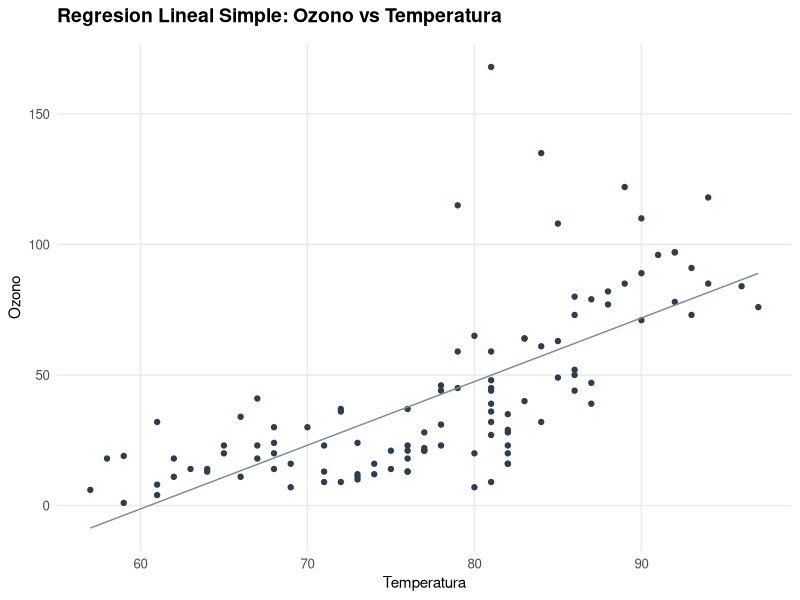
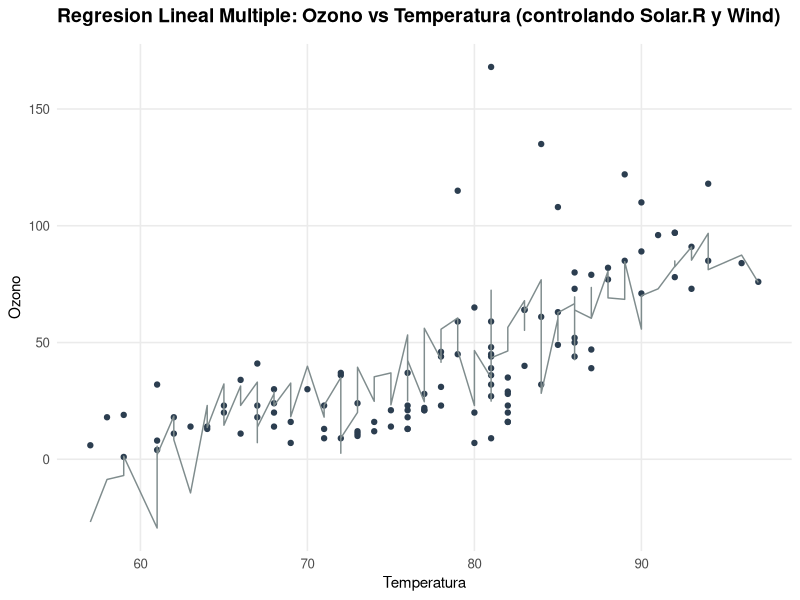
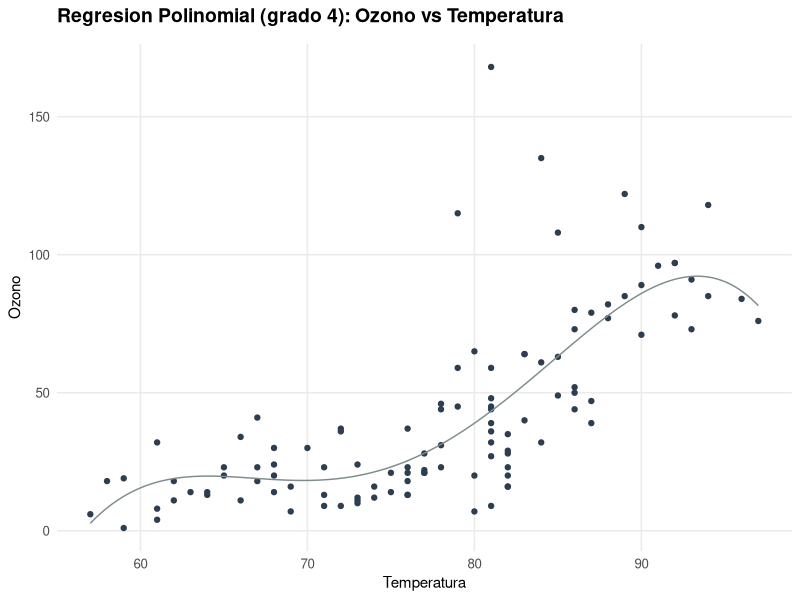

These charts were generated, in order, by the following R code:
# ============================================================================
# P12.R - Figuras de Regresion sobre el dataset airquality
# Refactorizado: modularizacion de graficos, eliminacion de install.packages(),
# paleta de colores neutra y titulos distintivos por modelo.
# ============================================================================

library(ggplot2)

# ----------------------------------------------------------------------------
# Carga y preparacion del dataset
# ----------------------------------------------------------------------------
data(airquality)

aircomplete <- airquality[complete.cases(airquality), ]

cat("=== Analisis de Regresion - Dataset Airquality ===\n", sep = "")
cat("Dimensiones del dataset (sin valores faltantes):", dim(aircomplete), "\n\n")
print(summary(aircomplete))

# ----------------------------------------------------------------------------
# Modelos de regresion
# ----------------------------------------------------------------------------
modelo_ozone <- lm(Ozone ~ ., data = aircomplete)
modelo_temp  <- lm(Temp ~ ., data = aircomplete)
modelo_wind  <- lm(Wind ~ ., data = aircomplete)
modelo_month <- lm(Month ~ ., data = aircomplete)
modelo_solar <- lm(Solar.R ~ ., data = aircomplete)
modelo_day   <- lm(Day ~ ., data = aircomplete)

# Regresion lineal simple: Ozone ~ Temp
lin_reg <- lm(Ozone ~ Temp, data = aircomplete)

# Regresion lineal multiple: Ozone ~ Solar.R + Wind + Temp
multi_reg <- lm(Ozone ~ Solar.R + Wind + Temp, data = airquality)

# Regresion polinomial: Ozone ~ Temp + Temp^2 + Temp^3 + Temp^4
aircomplete$Temp2 <- aircomplete$Temp^2
aircomplete$Temp3 <- aircomplete$Temp^3
aircomplete$Temp4 <- aircomplete$Temp^4
poly_reg <- lm(Ozone ~ Temp + Temp2 + Temp3 + Temp4, data = aircomplete)

# ----------------------------------------------------------------------------
# Funcion: graficar_regresion
# Dibuja dispersion + linea de regresion con estilo limpio: paleta neutra,
# tema minimal y sin colores saturados.
# ----------------------------------------------------------------------------
graficar_regresion <- function(datos, x_var, y_var, modelo, datos_pred, titulo,
                               etiqueta_x, etiqueta_y, color_puntos = "#2C3E50",
                               color_linea = "#7F8C8D") {
    ggplot() +
        geom_point(aes(x = datos[[x_var]], y = datos[[y_var]]), colour = color_puntos) +
        geom_line(aes(x = datos_pred[[x_var]], y = predict(modelo, newdata = datos_pred)),
                  colour = color_linea) +
        ggtitle(titulo) +
        xlab(etiqueta_x) +
        ylab(etiqueta_y) +
        theme_minimal(base_size = 12) +
        theme(
            plot.title = element_text(face = "bold", size = 14, margin = margin(b = 12)),
            axis.title = element_text(size = 11, margin = margin(t = 8)),
            panel.grid.minor = element_blank()
        )
}

# ----------------------------------------------------------------------------
# Generacion de los tres graficos de regresion
# ----------------------------------------------------------------------------

# 1. Regresion Lineal Simple: Ozone vs Temp
grafico_simple <- graficar_regresion(
    datos = aircomplete,
    x_var = "Temp",
    y_var = "Ozone",
    modelo = lin_reg,
    datos_pred = aircomplete,
    titulo = "Regresion Lineal Simple: Ozono vs Temperatura",
    etiqueta_x = "Temperatura",
    etiqueta_y = "Ozono"
)
print(grafico_simple)

cat("\n--- Regresion Lineal Simple ---\n")
print(summary(lin_reg))
cat("Prediccion para Temp = 75:\n")
print(predict(lin_reg, data.frame(Temp = 75)))

# 2. Regresion Lineal Multiple: Ozone ~ Solar.R + Wind + Temp
grafico_multiple <- graficar_regresion(
    datos = aircomplete,
    x_var = "Temp",
    y_var = "Ozone",
    modelo = multi_reg,
    datos_pred = aircomplete,
    titulo = "Regresion Lineal Multiple: Ozono vs Temperatura (controlando Solar.R y Wind)",
    etiqueta_x = "Temperatura",
    etiqueta_y = "Ozono"
)
print(grafico_multiple)

cat("\n--- Regresion Lineal Multiple ---\n")
print(summary(multi_reg))
cat("Prediccion para Solar.R = 190, Wind = 7.0, Temp = 75:\n")
print(predict(multi_reg, data.frame(Solar.R = 190, Wind = 7.0, Temp = 75)))

# 3. Regresion Polinomial: Ozone vs Temp (grado 4)
x_grid <- data.frame(
    Temp = seq(min(aircomplete$Temp), max(aircomplete$Temp), 0.1)
)
x_grid$Temp2 <- x_grid$Temp^2
x_grid$Temp3 <- x_grid$Temp^3
x_grid$Temp4 <- x_grid$Temp^4

grafico_pol <- graficar_regresion(
    datos = aircomplete,
    x_var = "Temp",
    y_var = "Ozone",
    modelo = poly_reg,
    datos_pred = x_grid,
    titulo = "Regresion Polinomial (grado 4): Ozono vs Temperatura",
    etiqueta_x = "Temperatura",
    etiqueta_y = "Ozono"
)
print(grafico_pol)

cat("\n--- Regresion Polinomial ---\n")
print(summary(poly_reg))
cat("Prediccion para Temp = 75:\n")
print(predict(poly_reg, data.frame(
    Temp = 75, Temp2 = 75^2, Temp3 = 75^3, Temp4 = 75^4
)))

cat("\n=== Analisis completado ===\n")
